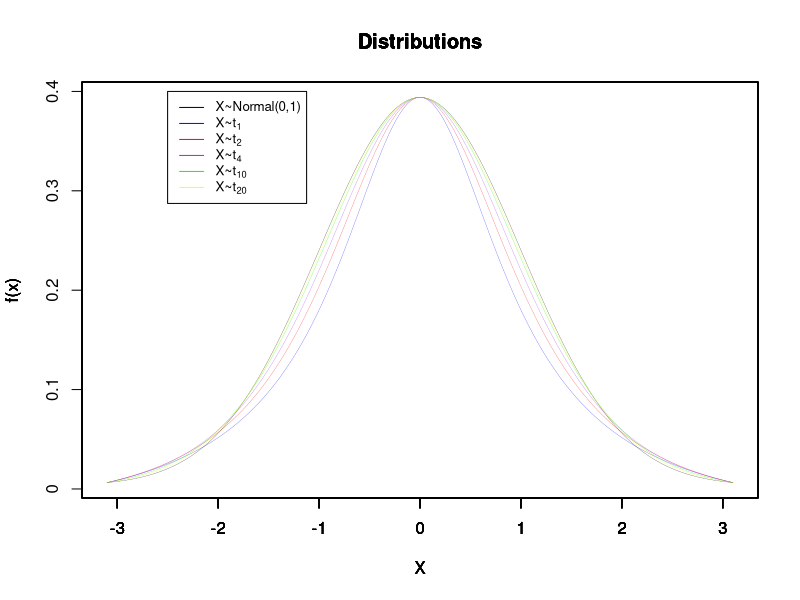

The R source for this figure:
###################
# HMK 4-QUESTION 9 - STAT 3201(DONGES)
# HARSHIL PATEL, 11/4/2018   
###################


#set working directory
setwd("C:/Users/offic/OneDrive - The Ohio State University/data analytics/R programming Files/hmk4")

Nmean<-0
Nsd<-1
v1<-1
v2<-2
v3<-4
v4<-10
v5<-20
range1=seq(Nmean-3.1*Nsd,Nmean+3.1*Nsd,0.01)
Nformula=dnorm(range1, mean = Nmean, sd = Nsd, log = FALSE)
t1=dt(range1,v1,log = FALSE)
t2=dt(range1,v2,log = FALSE)
t3=dt(range1,v3,log = FALSE)
t4=dt(range1,v4,log = FALSE)
t5=dt(range1,v5,log = FALSE)

#draw the Normal(0,1) distribution
plot(range1,Nformula,
     type = "l", lwd = 0.2,
     col='black',
     main='Distributions', 
     xlab='X',
     ylab='f(x)',
     yaxt="n")
par(new=TRUE)
plot(range1,t1,
     type = "l", lwd = 0.2,
     col='blue',
     main='Distributions', 
     xlab='X',
     ylab='f(x)',
     yaxt="n")
par(new=TRUE)
plot(range1,t2,
     type = "l", lwd = 0.2,
     col='red',
     main='Distributions', 
     xlab='X',
     ylab='f(x)',
     yaxt="n")
par(new=TRUE)
plot(range1,t3,
     type = "l", lwd = 0.2,
     col='purple',
     main='Distributions', 
     xlab='X',
     ylab='f(x)',
     yaxt="n")
par(new=TRUE)
plot(range1,t4,
     type = "l", lwd = 0.2,
     col='green',
     main='Distributions', 
     xlab='X',
     ylab='f(x)',
     yaxt="n")
par(new=TRUE)
plot(range1,t5,
     type = "l", lwd = 0.2,
     col='yellow',
     main='Distributions', 
     xlab='X',
     ylab='f(x)',
     yaxt="n")
ticks<-c(0,0.1,0.2,0.3,0.4)
axis(2,at=ticks,labels=ticks)
legend(-2.5,0.4, legend=c("X~Normal(0,1)", expression("X~t"[1]),expression("X~t"[2]), expression("X~t"[4]),expression("X~t"[10]),expression("X~t"[20])),
       col=c("black", "blue","red","purple","green","yellow"), lty=1:1, cex=0.8)


######################################################
qnorm(0.95, mean = 0, sd = 1, lower.tail = TRUE, log.p = FALSE)
qt(0.95,v1, lower.tail = TRUE, log.p = FALSE)
qt(0.95,v2, lower.tail = TRUE, log.p = FALSE)
qt(0.95,v3, lower.tail = TRUE, log.p = FALSE)
qt(0.95,v4, lower.tail = TRUE, log.p = FALSE)
qt(0.95,v5, lower.tail = TRUE, log.p = FALSE)
######################################################################
qnorm(0.95, mean = 0, sd = 1, lower.tail = TRUE, log.p = FALSE)
qt(0.95,v1, lower.tail = FALSE, log.p = FALSE)
qt(0.95,v2, lower.tail = FALSE, log.p = FALSE)
qt(0.95,v3, lower.tail = FALSE, log.p = FALSE)
qt(0.95,v4, lower.tail = FALSE, log.p = FALSE)
qt(0.95,v5, lower.tail = FALSE, log.p = FALSE)
########################################################################
qnorm(0.975, mean = 0, sd = 1, lower.tail = TRUE, log.p = FALSE)
qt(0.975,v1, lower.tail = TRUE, log.p = FALSE)
qt(0.975,v2, lower.tail = TRUE, log.p = FALSE)
qt(0.975,v3, lower.tail = TRUE, log.p = FALSE)
qt(0.975,v4, lower.tail = TRUE, log.p = FALSE)
qt(0.975,v5, lower.tail = TRUE, log.p = FALSE)
######################################################################
qnorm(0.975, mean = 0, sd = 1, lower.tail = TRUE, log.p = FALSE)
qt(0.975,v1, lower.tail = FALSE, log.p = FALSE)
qt(0.975,v2, lower.tail = FALSE, log.p = FALSE)
qt(0.975,v3, lower.tail = FALSE, log.p = FALSE)
qt(0.975,v4, lower.tail = FALSE, log.p = FALSE)
qt(0.975,v5, lower.tail = FALSE, log.p = FALSE)



########################################################################
pt(1.96,v1,lower.tail = TRUE, log.p = FALSE)-pt(-1.96,v1,lower.tail = TRUE, log.p = FALSE)
pt(1.96,v2,lower.tail = TRUE, log.p = FALSE)-pt(-1.96,v2,lower.tail = TRUE, log.p = FALSE)
pt(1.96,v3,lower.tail = TRUE, log.p = FALSE)-pt(-1.96,v3,lower.tail = TRUE, log.p = FALSE)
pt(1.96,v4,lower.tail = TRUE, log.p = FALSE)-pt(-1.96,v4,lower.tail = TRUE, log.p = FALSE)
pt(1.96,v5,lower.tail = TRUE, log.p = FALSE)-pt(-1.96,v5,lower.tail = TRUE, log.p = FALSE)
########################################################################
pt(2.575,v1,lower.tail = TRUE, log.p = FALSE)-pt(-2.575,v1,lower.tail = TRUE, log.p = FALSE)
pt(2.575,v2,lower.tail = TRUE, log.p = FALSE)-pt(-2.575,v2,lower.tail = TRUE, log.p = FALSE)
pt(2.575,v3,lower.tail = TRUE, log.p = FALSE)-pt(-2.575,v3,lower.tail = TRUE, log.p = FALSE)
pt(2.575,v4,lower.tail = TRUE, log.p = FALSE)-pt(-2.575,v4,lower.tail = TRUE, log.p = FALSE)
pt(2.575,v5,lower.tail = TRUE, log.p = FALSE)-pt(-2.575,v5,lower.tail = TRUE, log.p = FALSE)

